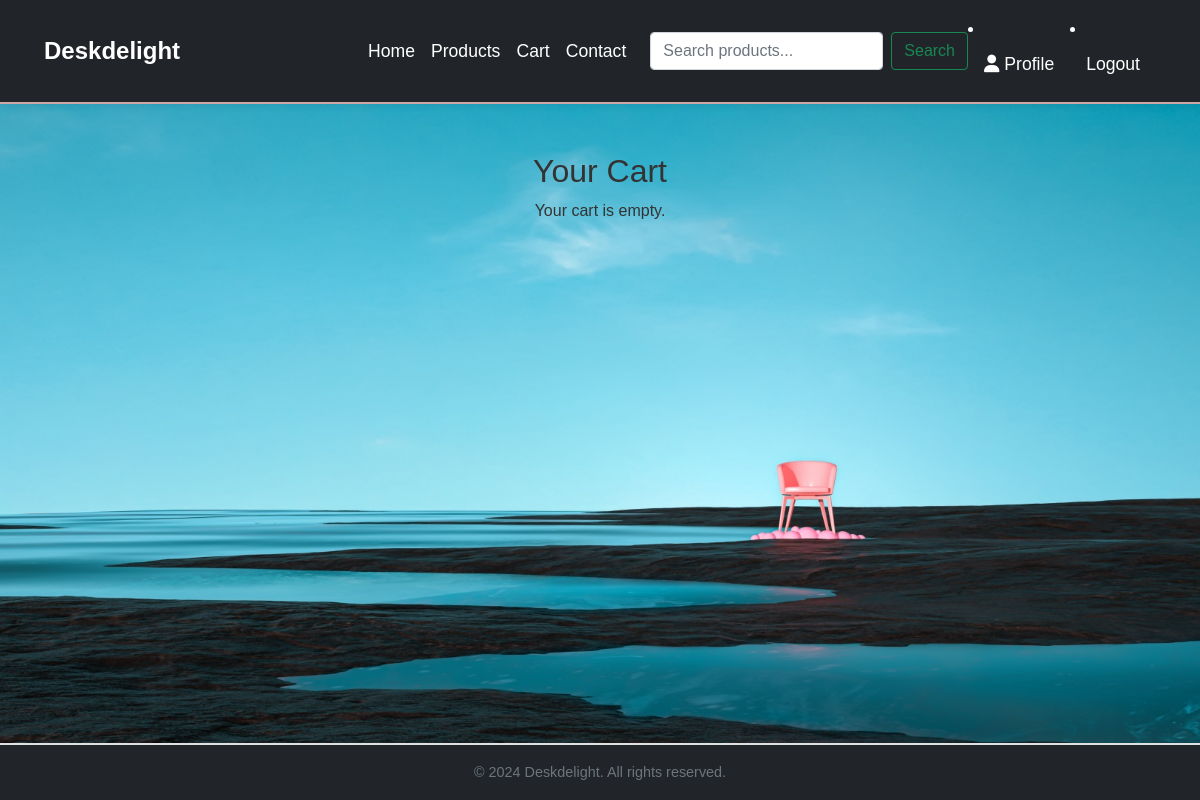
The page /cart_page/ (signed in) on the database as committed earlier.
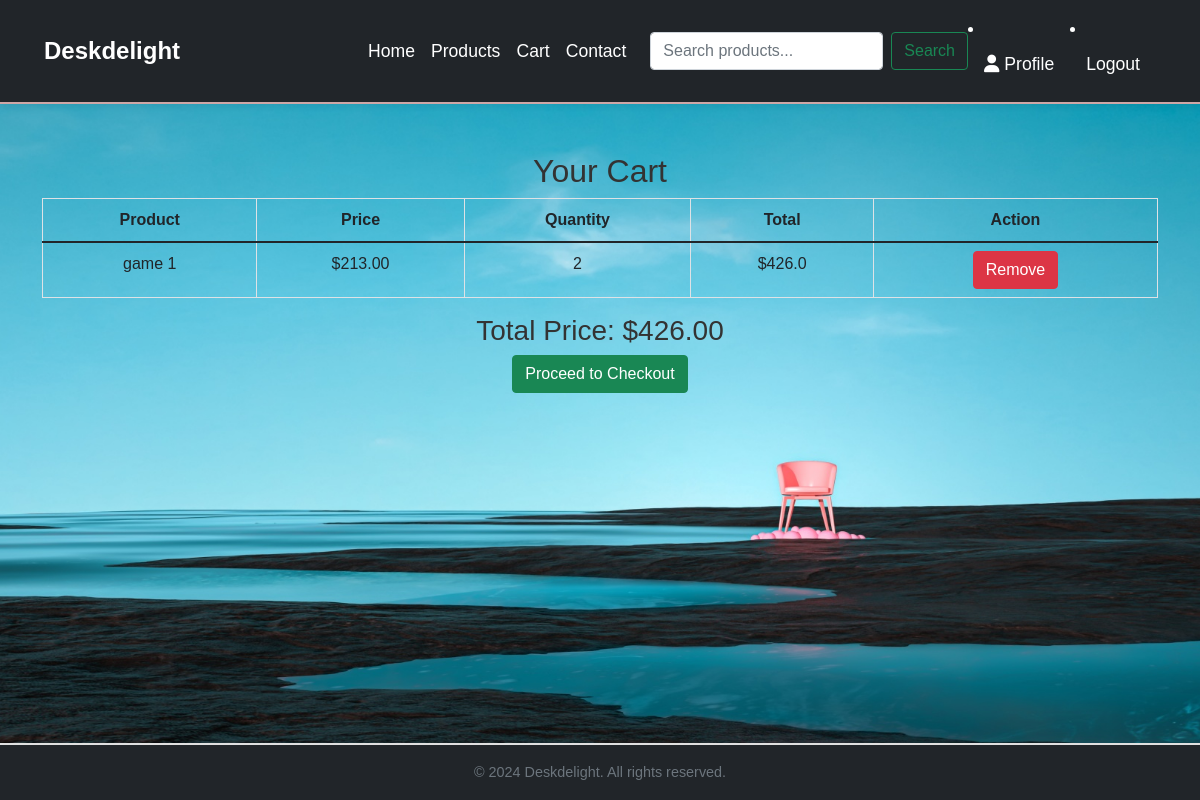
The same page on the database as committed later.
### myapp/models.py (models this page shows, shortened)
class Cart(models.Model):
    user = models.ForeignKey(CustomUser, on_delete=models.CASCADE)
    product = models.ForeignKey(Product, on_delete=models.CASCADE)
    quantity = models.PositiveIntegerField(default=1)

class Product(models.Model):
    CATEGORY_CHOICES = [
        ('chair', 'Chair'),
        ('table', 'Table'),
    ]
    name = models.CharField(max_length=255)
    description = models.TextField()
    price = models.DecimalField(max_digits=10, decimal_places=2)
    image = models.ImageField(upload_to='products/', default='products/default.jpg')
    category = models.CharField(
        max_length=50,
        choices=CATEGORY_CHOICES,
        default='chair'
    )
    quantity_available = models.PositiveIntegerField(default=0)

### myapp/views.py (the view)
# urls.py: path('cart_page/', views.cart_page, name='cart_page'),
@login_required
def cart_page(request):
    cart_items = Cart.objects.filter(user=request.user)
    total_price = sum(item.product.price * item.quantity for item in cart_items)
    return render(request, 'user_cart.html', {'cart_items': cart_items, 'total_price': total_price})

### myapp/templatetags/custom_filters.py (called while the page is built)
@register.filter(name='multiply')
def multiply(value, arg):
    try:
        return float(value) * float(arg)
    except (ValueError, TypeError):
        return 0

### templates/user_cart.html (shortened to what this page needs)
{% extends 'base.html' %}
{% load custom_filters %}
{% block content %}
    <div class="container mt-5">
        <h2>Your Cart</h2>
        {% if cart_items %}
            <table class="table table-bordered">
                <thead>
                    <tr>
                        <th>Product</th>
                        <th>Price</th>
                        <th>Quantity</th>
                        <th>Total</th>
                        <th>Action</th>
                    </tr>
                </thead>
                <tbody>
                    {% for item in cart_items %}
                        <tr>
                            <td>{{ item.product.name }}</td>
                            <td>${{ item.product.price }}</td>
                            <td>{{ item.quantity }}</td>
                            <td>${{ item.product.price|multiply:item.quantity }}</td>
                            <td>
                                <form method="POST" action="{% url 'remove_from_cart' item.id %}">
                                    <button type="submit" class="btn btn-danger">Remove</button>
                                </form>
                            </td>
                        </tr>
                    {% endfor %}
                </tbody>
            </table>
            <h3>Total Price: ${{ total_price }}</h3>
            <form method="POST" action="{% url 'checkout' %}">
                <button type="submit" class="btn btn-success">Proceed to Checkout</button>
            </form>
        {% else %}
            <p>Your cart is empty.</p>
        {% endif %}
    </div>
{% endblock %}

Rows that differ between the two databases and show on the page:
added Cart: product.name "game 1", product.price "213.00", quantity "2", product.price|multiply "426.0"
Other text that changed with them:
{{ total_price }}: (not shown) → "426.00"
text no longer shown: "Your cart is empty."
text now shown: "Product Price Quantity Total Action Total Price: $ Proceed to Checkout"
